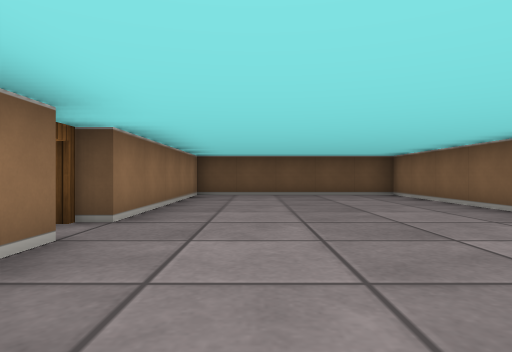
[1] (above)

17 first-person views from a walk through a cub3D ray-caster map. The camera is about half as high as the walls, looks level and sees 75° across. The floor is counted in squares. Each view is taken from the middle of a square. On the plan, view 1 faces up. The plan holds only what a view shows up to about 9 squares ahead; the rest is blank.

[2]
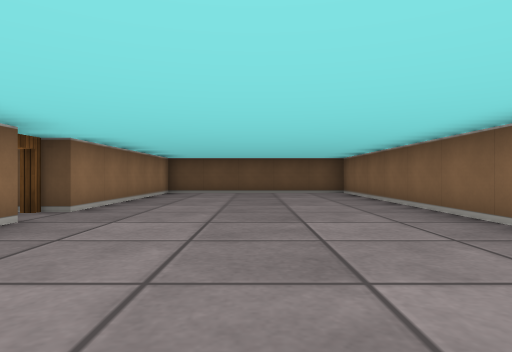

[3]
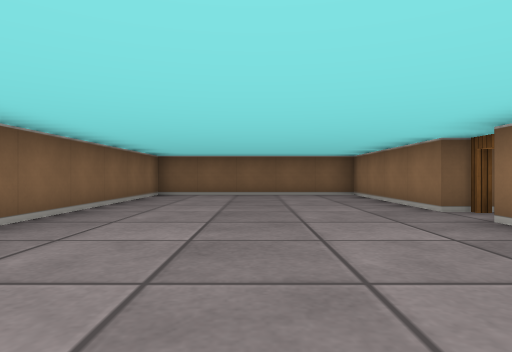

[4]
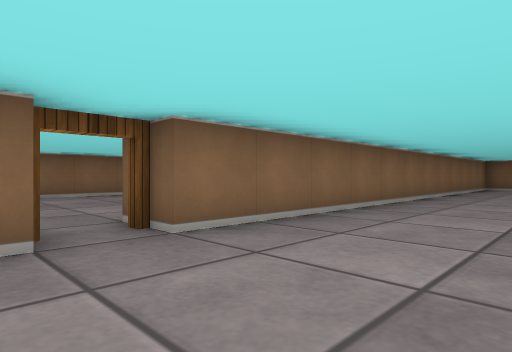

[5]
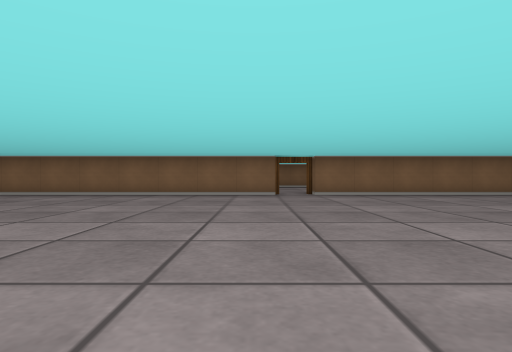

[6]
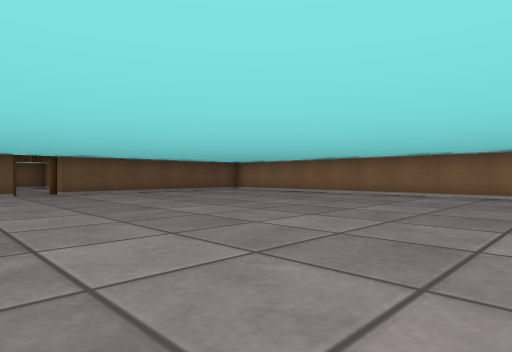

[7]
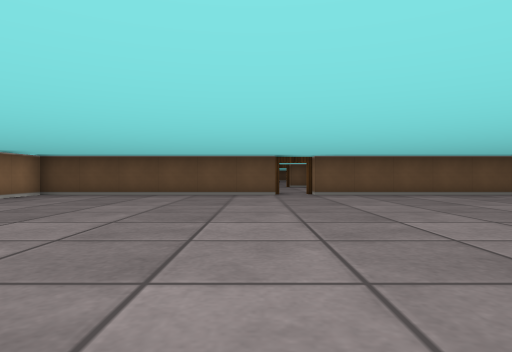

[8]
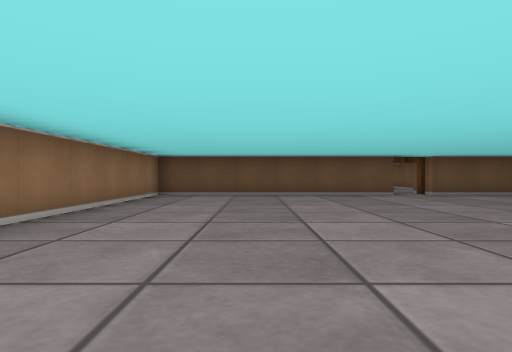

[9]
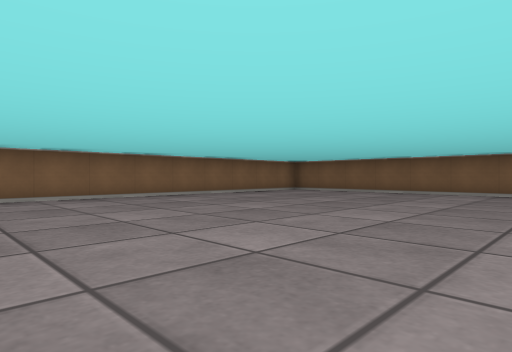

[10]
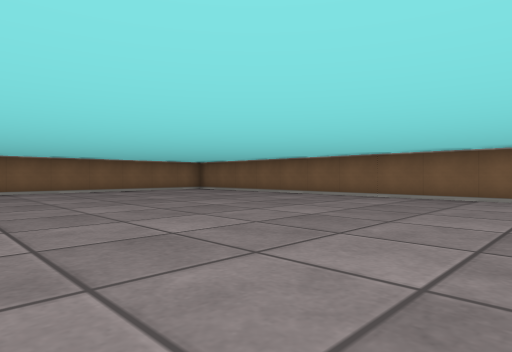

[11]
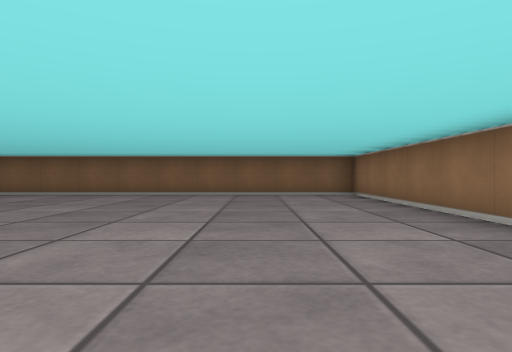

[12]
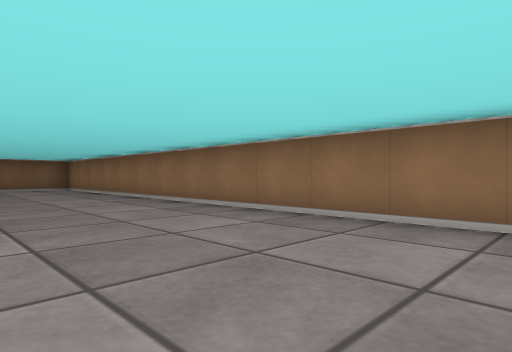

[13]
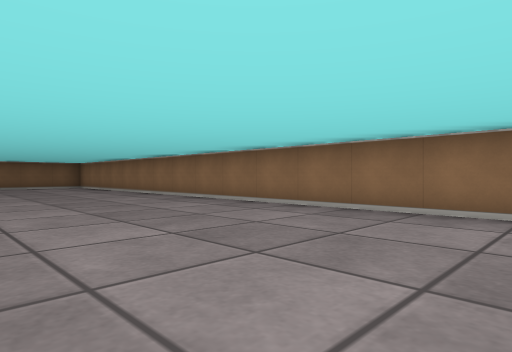

[14]
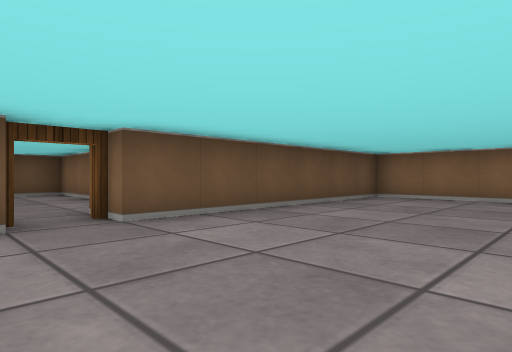

[15]
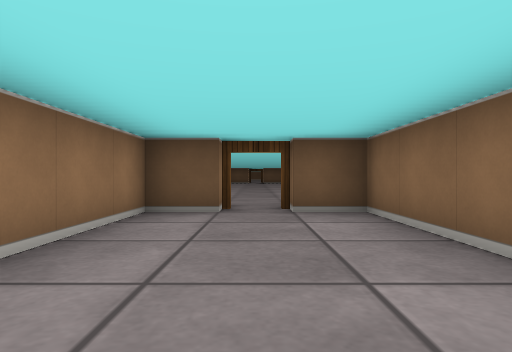

[16]
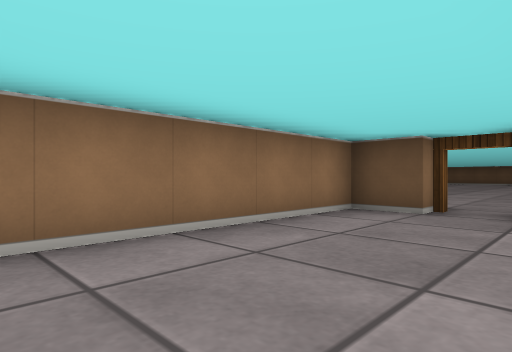

[17]
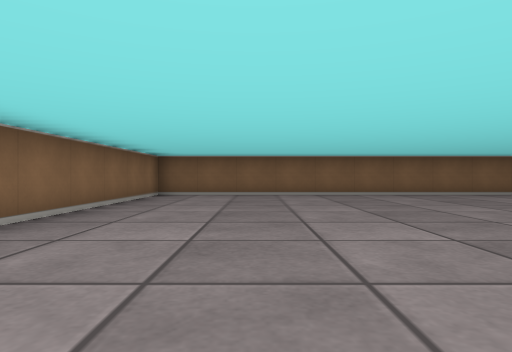

### Floor plan
Points are (right, up) in squares from view 1. A wall is a line through its corners. A room is listed if a view was taken in it or the views show most of it. See-through windows are left out.
Room 1 (views 1, 2, 3)
walls: (-1.5, 2.5) (-1.5, -1.5) (3.5, -1.5) (3.5, 8.5) (-1.5, 8.5) (-1.5, 3.5)
ways out: open door at (-2, 3) to room 2
Room 2 (views 4, 5, 6, 7, 8, 9, 10, 11, 12, 13, 14, 17)
walls: (-2.5, 3.5) (-2.5, 13.5) (-8.5, 13.5); (-15.5, 4.5) (-15.5, -9.5) (-2.5, -9.5) (-2.5, 2.5); (-9.4, 13.5) (-15.5, 13.5) (-15.5, 8.2)
ways out: open door at (-2, 3) to room 1; open door at (-9, 14) to room 3
Room 3 (views 15, 16)
walls: (-7.5, 16.9) (-7.5, 19.5) (-8.5, 19.5); (-9.5, 19.5) (-10.5, 19.5) (-10.5, 15.2)
ways out: open door at (-9, 14) to room 2; open door at (-9, 20)

Positions as (right, up) in squares from view 1, and headings:
1: (0, 0), facing up
2: (1, -1), facing up
3: (1, 7), facing down
4: (-5, 4), facing down-right
5: (-11, 4), facing right
6: (-11, 4), facing up-right
7: (-10, 5), facing up
8: (-13, 5), facing up
9: (-10, 0), facing down-right
10: (-13, -2), facing down-right
11: (-13, -1), facing down
12: (-12, 3), facing down-left
13: (-11, 5), facing down-left
14: (-10, 10), facing up-right
15: (-9, 15), facing up
16: (-8, 15), facing up-left
17: (-5, -1), facing down
